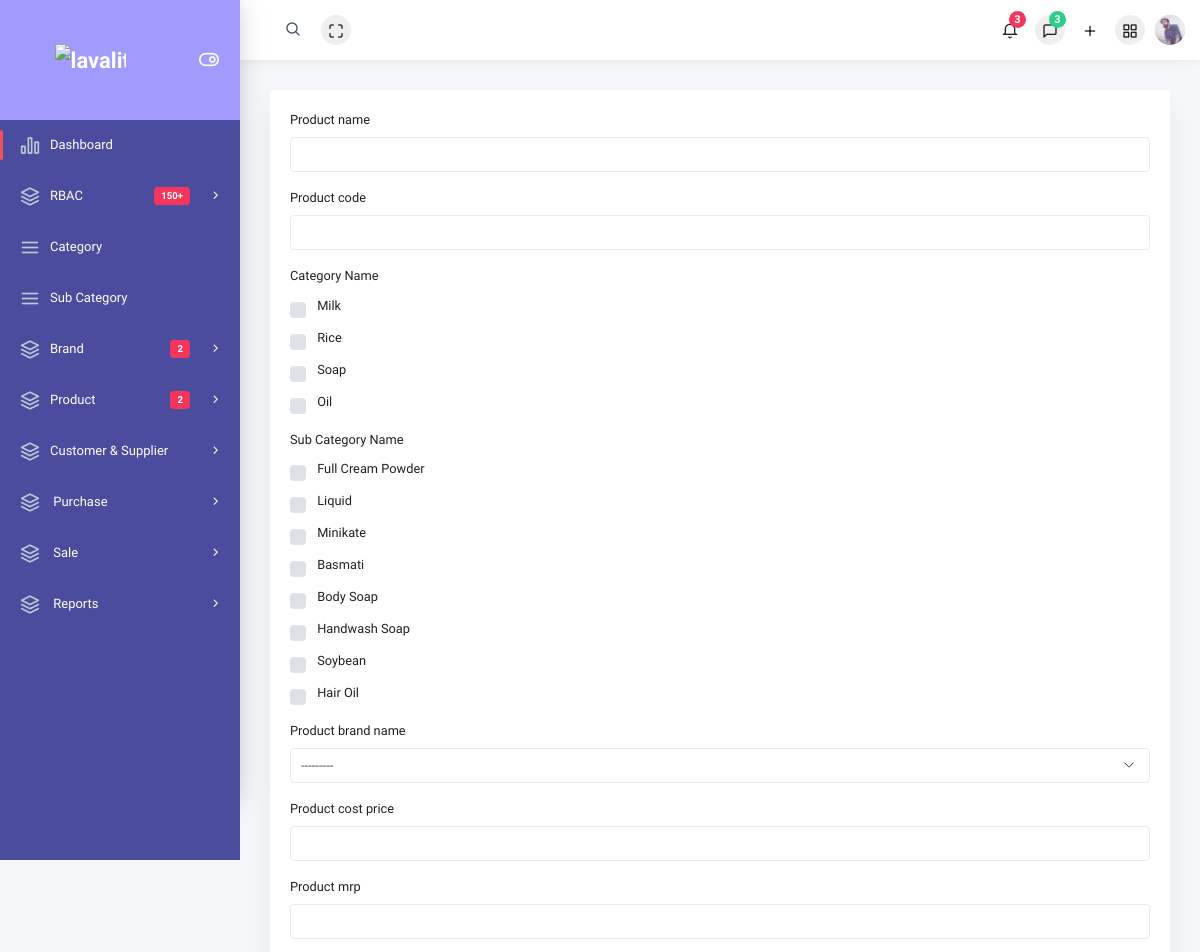
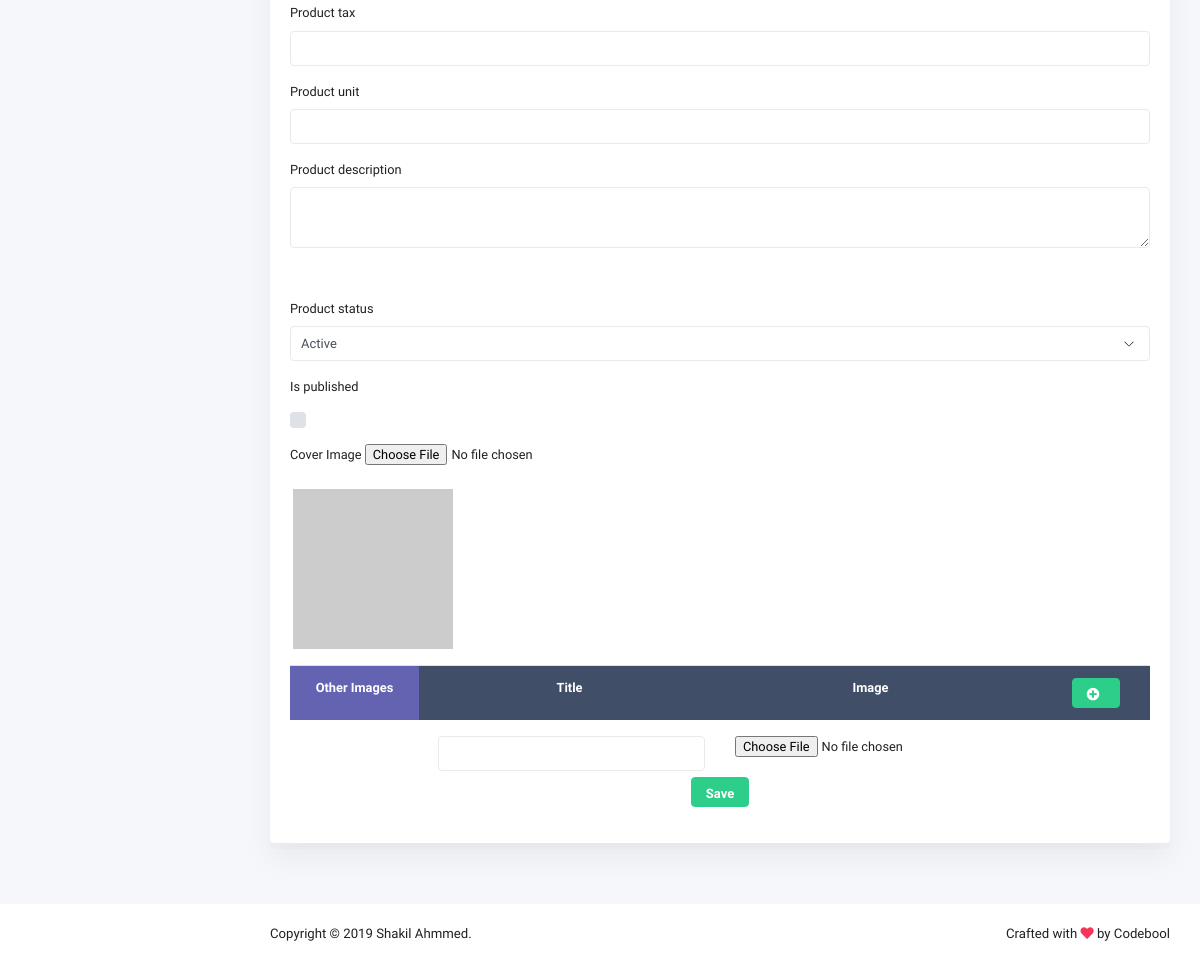
Screenshot of /backend/product_template (signed in) with the database file from the repository (2 pictures, top to bottom).
### backend/models.py (models this page shows, shortened)
class Category(models.Model):
    category_name = models.CharField(max_length=50, unique=True)
    category_code = models.IntegerField(unique=True)
    category_description = models.TextField()
    category_status = models.CharField(max_length=20)
    created_at = models.DateTimeField(auto_now_add=True)
    updated_at = models.DateTimeField(auto_now=True)

class SubCategory(models.Model):
    category_name = models.ForeignKey(Category, on_delete=models.CASCADE,default=1)
    sub_category_name = models.CharField(max_length=50, unique=True)
    sub_category_code = models.IntegerField(unique=True)
    sub_category_description = models.TextField()
    sub_category_status = models.CharField(max_length=20)
    created_at = models.DateTimeField(auto_now_add=True)
    updated_at = models.DateTimeField(auto_now=True)

### product_template/views.py (the view)
# urls.py: path('product_template', product_template_views.product_template, name="product_template"),
@login_required
def product_template(request):
    if request.method == 'POST':
        form = ProductTemplateForm(request.POST, request.FILES)
        if form.is_valid():
            new_data = form.save()
            product_category = request.POST.getlist('product_category[]')
            product_sub_category = request.POST.getlist('product_sub_category[]')
            product_image_title = request.POST.getlist('product_image_title[]', None)
            product_image_data = request.FILES.getlist('product_image_data[]', None)
            for product_category_data in product_category:
                category_data = get_object_or_404(Category, pk=product_category_data)
                category = ProductTemplateCategory()
                category.product_template_id = new_data.pk
                category.product_category = category_data
                category.save()
            for product_sub_category_data in product_sub_category:
                sub_category = ProductTemplateSubCategory()
                sub_category_data = get_object_or_404(SubCategory, pk=product_sub_category_data)
                sub_category.product_template_id = new_data.pk
                sub_category.product_sub_category = sub_category_data
                sub_category.save()
            if product_image_data and product_image_title:
                for i in range(len(product_image_title)):
                    other_images = ProductTemplateImages()
                    other_images.product_template = new_data
                    other_images.product_image_title = product_image_title[i]
                    other_images.product_image = product_image_data[i]
                    other_images.save()
            messages.success(request, 'New Product Template Created Successfully')
            return HttpResponseRedirect(reverse('product_template'))
    else:
        form = ProductTemplateForm()
    category = Category.objects.filter(category_status='Active')
    sub_category = SubCategory.objects.filter(sub_category_status='Active')
    context = {
        'form': form,
        'category': category,
        'sub_category': sub_category
    }
    return render(request, 'backend/Product/product_template.html', context)

### product_template/forms/product_template.py
class ProductTemplateForm(forms.ModelForm):
    class Meta:
        model = ProductTemplate
        fields = "__all__"
        brand = Company.objects.filter(company_status='Active')
        status_choice = (('Active', 'Active'), ('Inactive', 'Inactive'))
        widgets = {
            'product_name': forms.TextInput(attrs={'class': 'form-control'}),
            'product_code': forms.TextInput(attrs={'class': 'form-control'}),
            'product_brand_name': forms.Select(choices=brand, attrs={'class': 'form-control'}),
            'product_cost_price': forms.NumberInput(attrs={'class': 'form-control'}),
            'product_mrp': forms.NumberInput(attrs={'class': 'form-control'}),
            'product_tax': forms.NumberInput(attrs={'class': 'form-control'}),
            'product_unit': forms.TextInput(attrs={'class': 'form-control'}),
            'product_description': forms.Textarea(attrs={'class': 'form-control', 'rows': '2'}),
            'product_status': forms.Select(choices=status_choice, attrs={'class': 'form-control'}),
            'is_published': forms.CheckboxInput(attrs={'class': 'custom-control-input select_all_child'})
        }

### backend/models.py (called while the page is built)
    def __str__(self):
        return self.company_name

### pos_section/context_processors.py (called while the page is built)
def cart(request):
    return {'cart': Cart(request)}

### templates/backend/Product/product_template.html (shortened to what this page needs)
{% extends 'backend/index.html' %}
{% block maincontent %}
<div class="main-content">
                 <div class="col-md-12">
                                <div class="card">
                                    <div class="card-body">
                                        <form class="forms-sample" action="" method="POST" enctype="multipart/form-data">
                                            <div class="form-group">
                                                <label for="{{form.product_name.id_for_label}}">{{form.product_name.label}}</label>
                                                {{form.product_name}}
                                            </div>
                                             <div class="form-group">
                                                <label for="{{form.product_code.id_for_label}}">{{form.product_code.label}}</label>
                                                {{form.product_code}}
                                            </div>
                                            <div class="form-group">
                                                <label for="exampleCategoryName">Category Name</label>
                                                <div>
                                                {% for category_data in category %}
                                                    <label class="custom-control custom-checkbox">
                                                    <span class="custom-control-label">&nbsp;{{category_data.category_name}}</span>
                                                    </label>
                                                {% endfor %}
                                                </div>
                                            </div>
                                           <div class="form-group">
                                                <label for="exampleCategoryName">Sub Category Name</label>
                                                <div>
                                                {% for sub_category_value in sub_category %}
                                                <label class="custom-control custom-checkbox">
                                                    <span class="custom-control-label">&nbsp;{{sub_category_value.sub_category_name}}</span>
                                                </label>
                                                {% endfor %}
                                                </div>
                                            </div>
                                            <div class="form-group">
                                                <label for="{{form.product_brand_name.id_for_label}}">{{form.product_brand_name.label}}</label>
                                                {{form.product_brand_name}}
                                            </div>
                                            <div class="form-group">
                                                <label for="{{form.product_cost_price.id_for_label}}">{{form.product_cost_price.label}}</label>
                                                {{form.product_cost_price}}
                                            </div>
                                            <div class="form-group">
                                                <label for="{{form.product_mrp.id_for_label}}">{{form.product_mrp.label}}</label>
                                                {{form.product_mrp}}
                                            </div>
                                            <div class="form-group">
                                                <label for="{{form.product_tax.id_for_label}}">{{form.product_tax.label}}</label>
                                                {{form.product_tax}}
                                            </div>
                                            <div class="form-group">
                                                <label for="{{form.product_unit.id_for_label}}">{{form.product_unit.label}}</label>
                                                {{form.product_unit}}
                                            </div>
                                            <div class="form-group">
                                                <label for="{{form.product_description.id_for_label}}">{{form.product_description.label}}</label>
                                                {{form.product_description}}
                                            </div>
                                            <div class="form-group">
                                            </div>
                                            <div class="form-group">
                                                <label for="{{form.product_status.id_for_label}}">{{form.product_status.label}}</label>
                                                {{form.product_status}}
                                            </div>
                                             <div class="form-group">
                                                <label for="{{form.is_published.id_for_label}}">{{form.is_published.label}}</label>
                                                <div>
                                                     <label class="custom-control custom-checkbox">
                                                    <span class="custom-control-label">&nbsp;</span>
                                                </label>
                                                </div>
                                            </div>
                                            <div>
                                                <div class="form-group">
                                                <label for="exampleCoverImage">Cover Image</label>
                                                <input type="file" name="cover_image" id="inputFile">
                                                </div>
                                                <div class="form-group">
                                                    <img id="image_upload_preview" src="http://placehold.it/100x100" alt="your image" />
                                                </div>
                                            </div>
                         <div class="form-group">
                            <div>
                              <table class="table address">
                                <tr>
                                    <th style="background: #6363b1;width: 15%;">Other Images</th>
                                    <th style="width: 35%;">Title</th>
                                    <th style="width: 35%;">Image</th>
                                    <th><button class="add_field_button btn btn-success"><i class="fas fa-plus-circle"></i></button></th>
                                </tr>
                              </table>
                                <div class="input_fields_wrap">
                                  <div class="row">
                                        <div class="col-sm-2"></div>
                                        <div class="col-md-4">
                                            <input type="text" class="form-control" name="product_image_title[]">
                                        </div>
                                        <div class="col-md-4">
                                            <input type="file" name="product_image_data[]">
                                        </div>
                                        <div class="col-md-4"></div>
                                    </div>
                                </div>
                                <div class="text-center mt-5">
                                    <button class="btn btn-success">Save</button>
                                </div>
                            </div>
                        </div>
                                          </form>
                                    </div>
                                </div>
                            </div>
                </div>
{% endblock maincontent %}

### rows the page displays
Category: category_name "Milk"
Category: category_name "Rice"
Category: category_name "Soap"
Category: category_name "Oil"
SubCategory: sub_category_name "Full Cream Powder"
SubCategory: sub_category_name "Liquid"
SubCategory: sub_category_name "Minikate"
SubCategory: sub_category_name "Basmati"
SubCategory: sub_category_name "Body Soap"
SubCategory: sub_category_name "Handwash Soap"
SubCategory: sub_category_name "Soybean"
SubCategory: sub_category_name "Hair Oil"
